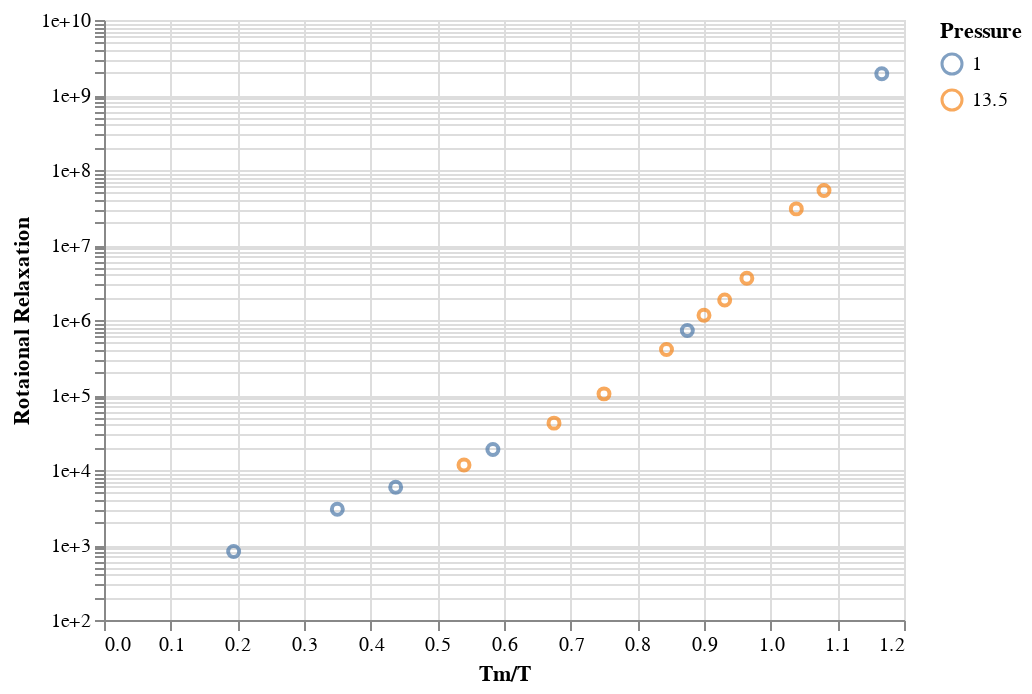

Notebook cell for this chart:
### Markdown cell above
### Rotational Relaxation

### Code cell
relaxation_chart = alt.Chart(comp_relax_df).mark_point().encode(
    alt.X('inv_temp', title="Tm/T"),
    alt.Y('value', title="Rotaional Relaxation", scale=alt.Scale(type='log'), axis=alt.Axis(format='e')),
    alt.Color('pressure:N', title="Pressure"),
).transform_filter(
    (alt.datum.variable == "tau_R2")
)

relaxation_chart

### Figure 1 — Vega-Lite specification as saved in the notebook (floating-point values rounded to 4 significant figures; data arrays with more than 128 entries replaced by an {"elided": "..."} marker saying what was removed)
{"$schema": "https://vega.github.io/schema/vega-lite/v2.6.0.json", "config": {"view": {"height": 300, "width": 400}}, "data": {"name": "data-a7a4cdf574781bfb04751905b025e023"}, "datasets": {"data-a7a4cdf574781bfb04751905b025e023": {"elided": "285 records"}}, "encoding": {"color": {"field": "pressure", "title": "Pressure", "type": "nominal"}, "x": {"field": "inv_temp", "title": "Tm/T", "type": "quantitative"}, "y": {"axis": {"format": "e"}, "field": "value", "scale": {"type": "log"}, "title": "Rotaional Relaxation", "type": "quantitative"}}, "mark": "point", "transform": [{"filter": "(datum.variable === 'tau_R2')"}]}
